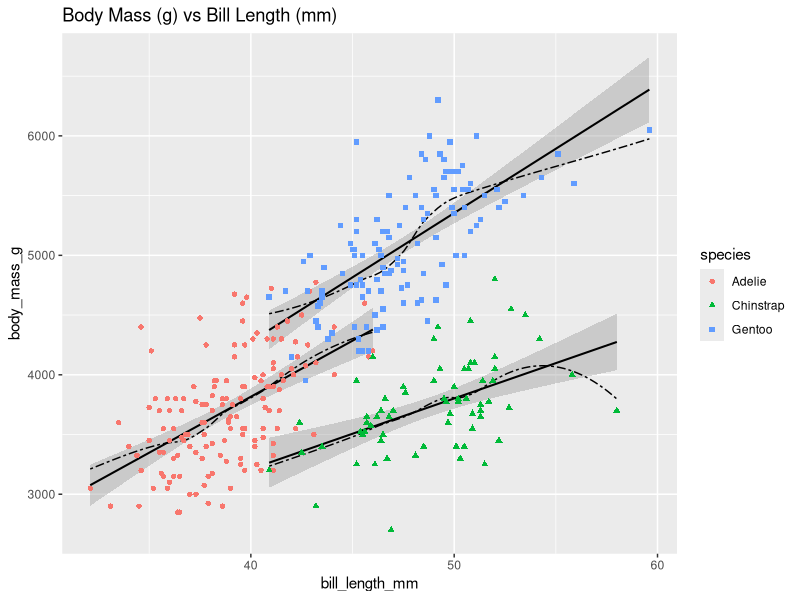
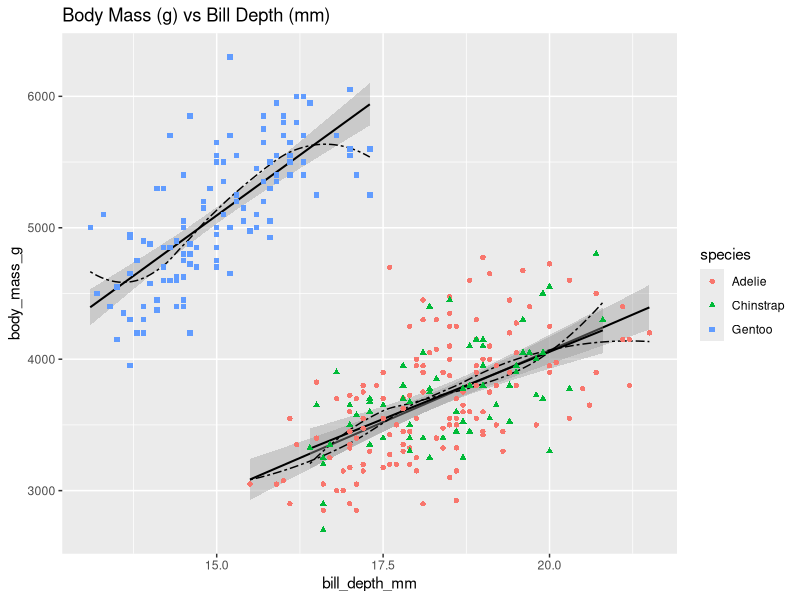
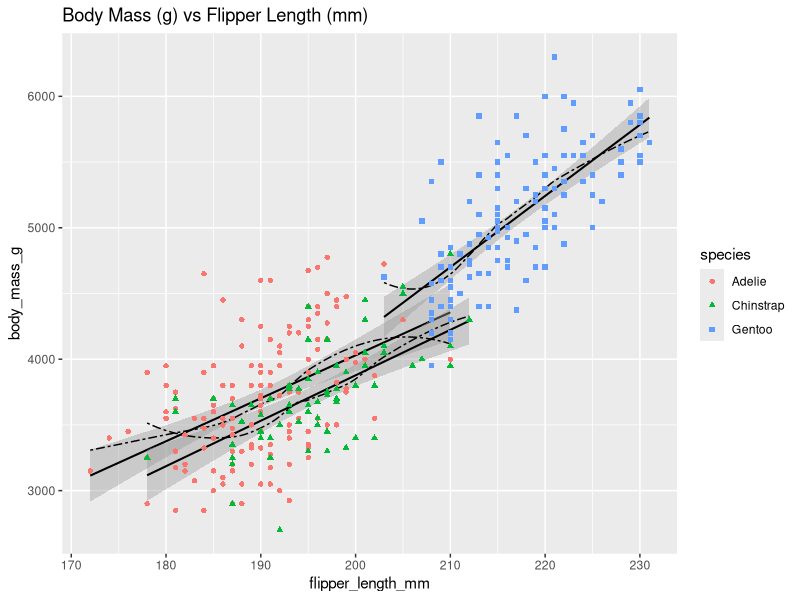
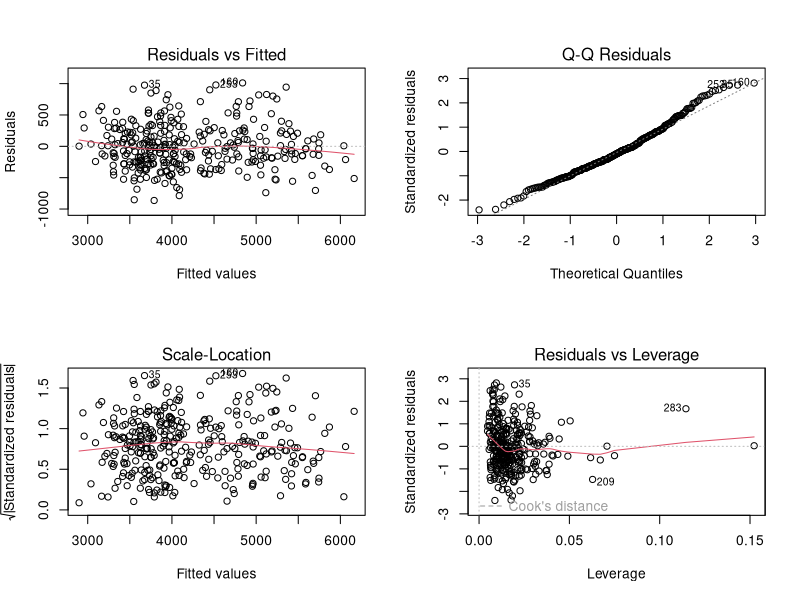
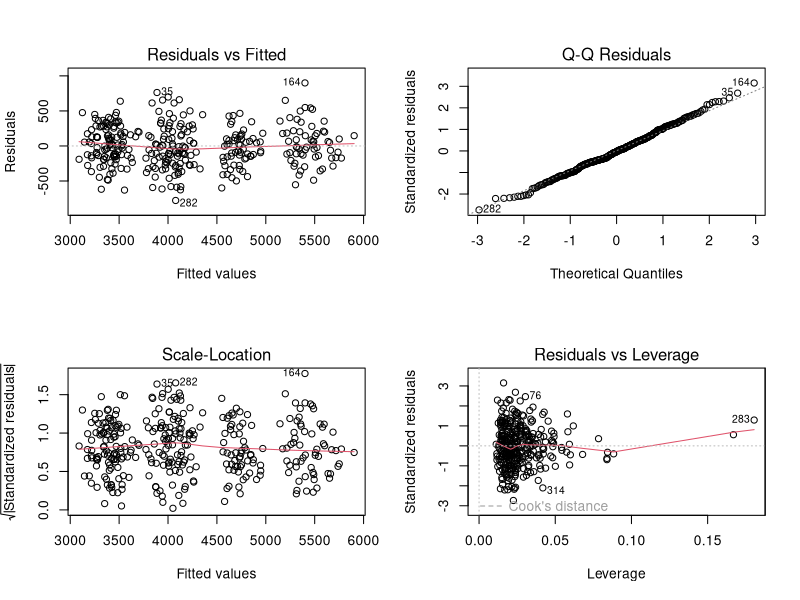

Reproduce these figures in R, in order.
## ---- chunk 1
knitr::opts_chunk$set(echo = TRUE)
## ---- chunk 2
install.packages("palmerpenguins")
## ---- chunk 3
require(palmerpenguins)
penguins <- palmerpenguins::penguins
penguins = penguins[complete.cases(penguins),]
attach(penguins)
require(ggplot2)

## ---- chunk 4
summary(penguins)
## ---- chunk 5
ggplot(penguins, 
       mapping=aes(bill_length_mm, body_mass_g, color=species, shape=species)) + 
  geom_smooth(method = "lm", level = 0.95 , formula = y ~ x, color='black', size = 0.7) +
  geom_smooth(method = "loess", level = 0.95 , se = FALSE, linetype=6, formula = y ~ x, size=0.5, color='black') +
  ggtitle('Body Mass (g) vs Bill Length (mm)') + geom_point()

ggplot(penguins, 
       mapping=aes(bill_depth_mm, body_mass_g, color=species, shape=species)) + 
  geom_smooth(method = "lm", level = 0.95 , formula = y ~ x, color='black', size = 0.7) +
  geom_smooth(method = "loess", level = 0.95 , se = FALSE, linetype=6, formula = y ~ x, size=0.5, color='black') +
  ggtitle('Body Mass (g) vs Bill Depth (mm)') + geom_point()

ggplot(penguins, 
       mapping=aes(flipper_length_mm, body_mass_g, color=species, shape=species)) + 
  geom_smooth(method = "lm", level = 0.95 , formula = y ~ x, color='black', size = 0.7) +
  geom_smooth(method = "loess", level = 0.95 , se = FALSE, linetype=6, formula = y ~ x, size=0.5, color='black') +
  ggtitle('Body Mass (g) vs Flipper Length (mm)') + geom_point()

## ---- chunk 6
model1 <- lm(body_mass_g ~ bill_length_mm) 
summary(model1)
## ---- chunk 7
model2 <- lm(body_mass_g ~ bill_depth_mm) 
summary(model2)
## ---- chunk 8
model3 <- lm(body_mass_g ~ flipper_length_mm) 
summary(model3)
## ---- chunk 9
model4 <- lm(body_mass_g ~ flipper_length_mm + bill_length_mm)
summary(model4)
## ---- chunk 10
model5 <- lm(body_mass_g ~ flipper_length_mm + bill_depth_mm)
summary(model5)
## ---- chunk 11
model6 <- lm(body_mass_g ~ flipper_length_mm * bill_depth_mm)
summary(model6)
## ---- chunk 12
model7 <- lm(body_mass_g ~ flipper_length_mm * bill_length_mm)
summary(model7)
## ---- chunk 13
model8 <- lm(body_mass_g ~ flipper_length_mm + I(flipper_length_mm^2))
summary(model8)
## ---- chunk 14
model9 <- lm(body_mass_g ~ flipper_length_mm * bill_depth_mm + I(flipper_length_mm^2))
summary(model9)
## ---- chunk 15
model10 <- lm(body_mass_g ~ flipper_length_mm * bill_depth_mm + flipper_length_mm * bill_length_mm)
summary(model10)
## ---- chunk 16
model11 <- lm(body_mass_g ~ flipper_length_mm * bill_depth_mm + flipper_length_mm * bill_length_mm + I(flipper_length_mm^2))
summary(model11)
## ---- chunk 17
par(mfrow=c(2,2))
plot(model10)
## ---- chunk 18
model12 <- lm(body_mass_g ~ flipper_length_mm * bill_depth_mm + flipper_length_mm * bill_length_mm + factor(species) + factor(sex) + factor(island))
summary(model12)
## ---- chunk 19
model13 <- lm(body_mass_g ~ flipper_length_mm * bill_depth_mm + flipper_length_mm * bill_length_mm + factor(species) + factor(sex))
summary(model13)
## ---- chunk 20
par(mfrow=c(2,2))
plot(model13)
## ---- chunk 21
anova(model10, model13)
